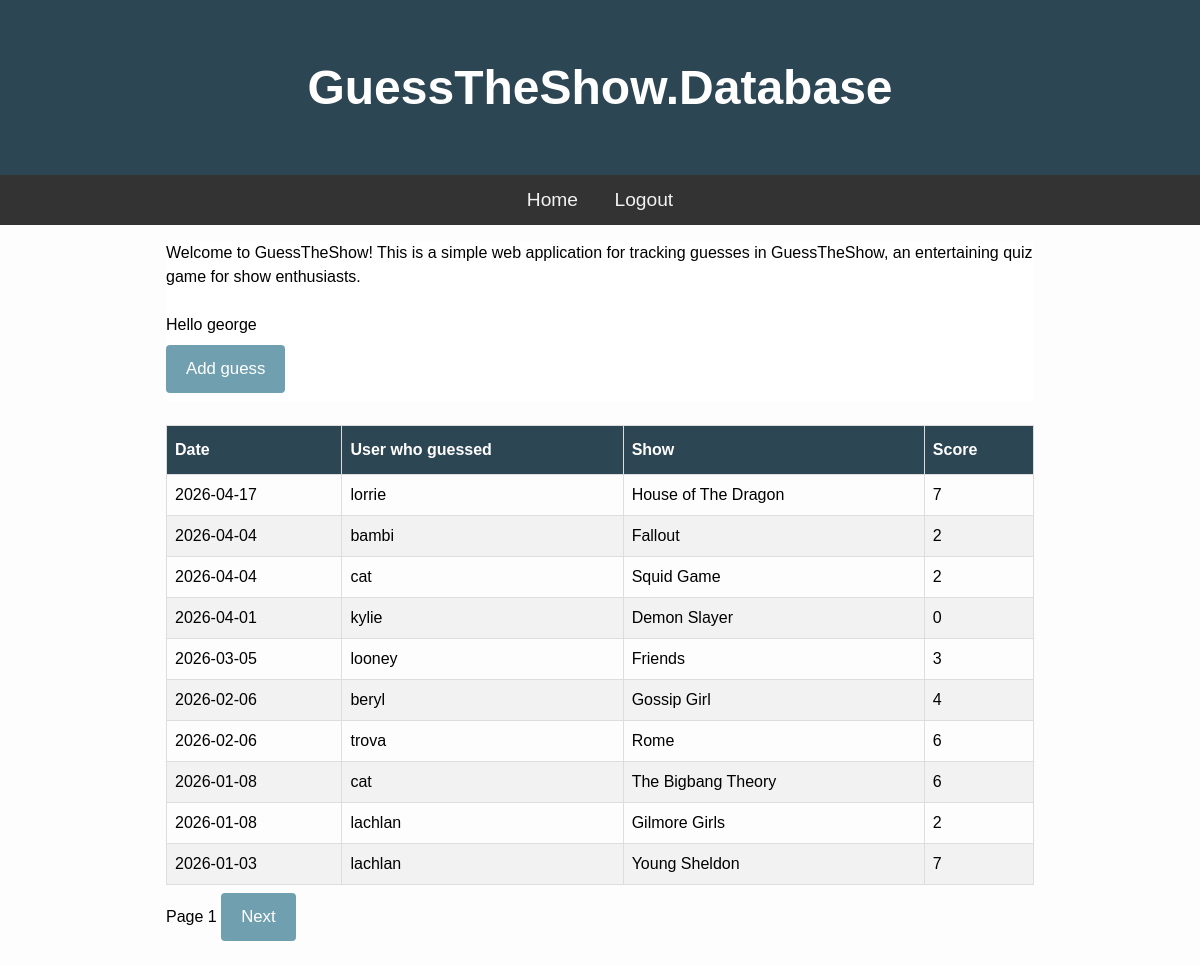
Screenshot of / (signed in) with the database file from the repository.
### tables this page shows
CREATE TABLE Guesses (id INTEGER PRIMARY KEY AUTOINCREMENT, user_id INTEGER, date TEXT NOT NULL, score INTEGER, "show" TEXT NOT NULL);

CREATE TABLE Users (id INTEGER PRIMARY KEY AUTOINCREMENT, username TEXT UNIQUE NOT NULL, password NOT NULL, salt TEXT);

### main.py (the view)
@app.route("/") #the route for the homepage
def Home():
    page = request.args.get('page', 1, type=int) #Get the page number from the query parameters and default to 1 if not provided
    per_page = 10 #Limit guesses to 10 per page e
    total_guesses = db.TotalGuessCount() #Get the total number of guesses from the guesses database
    total_pages = math.ceil(total_guesses / per_page)#Calculate the total number of pages and round up to the nearest whole number
    if page < 1: #If the page number is less than 1, set it to 1 to prevent invalid page numbers and users from trying to access non-existent pages
       page = 1
    elif page > total_pages and total_pages > 0:
       page = total_pages
    offset = (page - 1) * per_page #Calculate the offset for the database query based on the current page
    guessData = db.GetPages(per_page, offset)#Get the guesses for the current page using limit and offset
    return render_template("index1.html", guesses=guessData, page=page, total_pages=total_pages) #Note: passing data, page and total_pages

### db.py (called while the page is built)
def GetDB():
    BASE_DIR = os.path.dirname(os.path.abspath(__file__)) #Turns the part of the current file into an absolute path and then gets the directory of that path. Used to find the database file regardless of where the program is run from.
    db_path = os.path.join(BASE_DIR, ".database", "gtg.db") #Creates path to the database file
    db = sqlite3.connect(db_path)
    db.row_factory = sqlite3.Row
    return db

def GetPages(limit, offset):
    db = GetDB()
    query = """SELECT Guesses.date, Guesses.show, Guesses.score, Users.username
               FROM Guesses
               JOIN Users ON Guesses.user_id = Users.id
               ORDER BY date DESC
               LIMIT ? OFFSET ?"""
    guesses = db.execute(query, (limit, offset)).fetchall()
    db.close()
    return guesses

def TotalGuessCount():
    db = GetDB()
    result = db.execute("SELECT COUNT(*) as total FROM Guesses").fetchone()
    db.close()
    return result['total']

### templates/index1.html (shortened to what this page needs)
{% extends "base.html" %}
{% block content %}
<div class="container">
    <p>Welcome to GuessTheShow! This is a simple web application for tracking guesses in GuessTheShow, an entertaining quiz game for show enthusiasts.</p>
    {% if session['username'] %}
        <br>
        <p>Hello {{ session['username'] }}</p>
        <a href="/add"><button>Add guess</button></a>
    {% endif %}
</div>
<br>
<table class="guess_table">
    <thead>
        <th>Date</th>
        <th>User who guessed</th>
        <th>Show</th>
        <th>Score</th>
    </thead>
    <tbody>
        {% for guess in guesses %}
        <tr>
            <td>{{ guess['date'] }}</td>
            <td>{{ guess['username'] }}</td>
            <td>{{ guess['show'] }}</td>
            <td>{{ guess['score'] }}</td>
        </tr>
        {% endfor %}
    </tbody>
</table>
<div class="pagenavigation">
    <span>Page {{ page }}</span>
    {% if page < total_pages %}
        <a href="{{ url_for('Home', page=page+1) }}"><button>Next</button></a>
    {% endif %}
</div>
{% endblock %}

### static/css/style.css (style rules this page uses)
* { padding: 0; margin: 0; box-sizing: border-box; }
body { background: #fdfdfd; font-family: "Nunito", sans-serif; font-size: 1rem; }
.container { background-color: white; }
.guess_table { font-family: Arial, Helvetica, sans-serif; border-collapse: collapse; width: 100%; }
.guess_table td, .guess_table th { border: 1px solid #ddd; padding: 8px; }
.guess_table tr:nth-child(even) { background-color: #f2f2f2; }
.guess_table th { padding-top: 12px; padding-bottom: 12px; text-align: left; background-color: #2D4654; color: white; }
button { background-color: #70A0AF; color: white; padding: 14px 20px; margin: 8px 0; border: none; border-radius: 4px; cursor: pointer; font-size: 1.05em; }

### rows the page displays
Guesses: date "2026-04-17", username "lorrie", show "House of The Dragon", score "7"
Guesses: date "2026-04-04", username "bambi", show "Fallout", score "2"
Guesses: date "2026-04-04", username "cat", show "Squid Game", score "2"
Guesses: date "2026-04-01", username "kylie", show "Demon Slayer", score "0"
Guesses: date "2026-03-05", username "looney", show "Friends", score "3"
Guesses: date "2026-02-06", username "beryl", show "Gossip Girl", score "4"
Guesses: date "2026-02-06", username "trova", show "Rome", score "6"
Guesses: date "2026-01-08", username "cat", show "The Bigbang Theory", score "6"
Guesses: date "2026-01-08", username "lachlan", show "Gilmore Girls", score "2"
Guesses: date "2026-01-03", username "lachlan", show "Young Sheldon", score "7"

### other values shown
{{ session['username'] }} "george"
{{ page }} "1"
